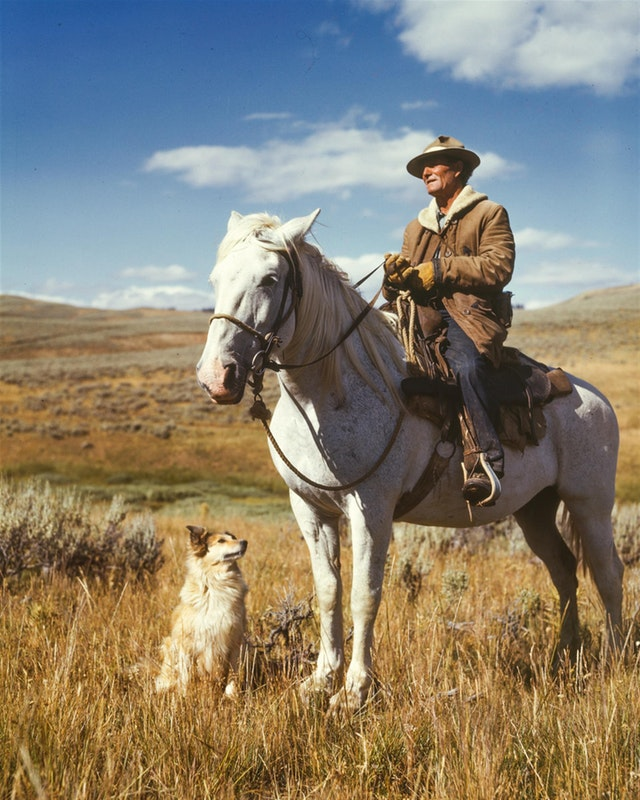
#> input picture Top 25 Computer Vision Project Ideas for 2022/Intermediate Computer Vision Projects/3. Image Segmentation/horse.jpg, 640 x 800 px, given in place of the camera
$ python Air-canvas.py
#> lines starting #> are read from the running program, lines starting #| are printed output that depends on the picture; after the words box and inside, x2 and y2 are one past the last pixel; in counts of white or black regions, pixels touching at a corner belong together
# TechVidvan - Air Canvas

# Import necessary packages.
import cv2
import numpy as np


# Define various colors
colors = [(255, 0, 0), (255, 0, 255), (0, 255, 0), (0, 0, 255), (0, 255, 255)]

# Select a default color
color = colors[0]

# Minimum allowed area for the contour
min_area = 1000

# Create videocapture object
cap = cv2.VideoCapture(0)

width = int(cap.get(3))
height = int(cap.get(4))

# Create a blank canvas
canvas = np.zeros((height, width, 3), np.uint8)

# Color range for detecting green color
lower_bound = np.array([50,100,100])
upper_bound = np.array([90,255,255])

# Define a 10x10 kernel
kernel = np.ones((10,10), np.uint8)

previous_center_point = 0


while True:
    # Read each frame from webcam
    success, frame = cap.read()
#> frame is the input picture: shape (800, 640, 3); mean B, G, R 113.6, 128.9, 135.8

    # Flip the frame
    frame = cv2.flip(frame, 1)
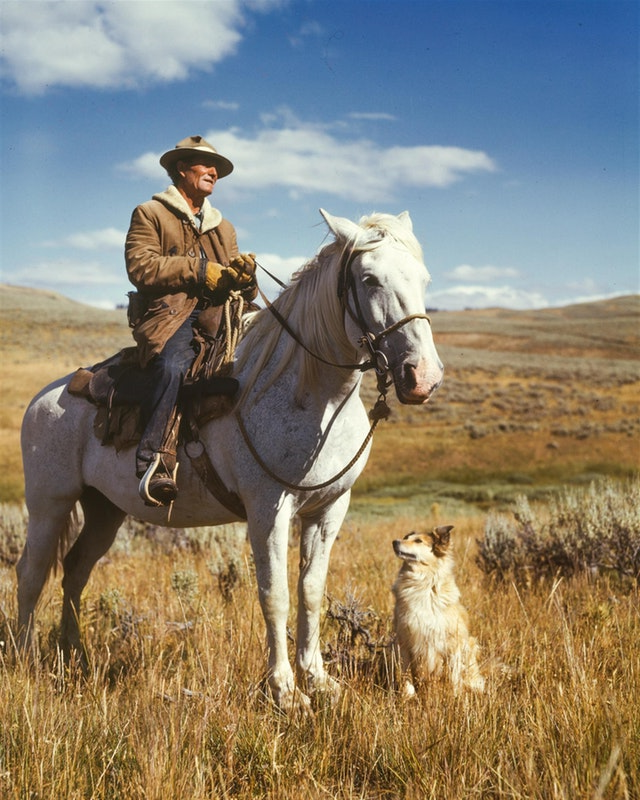
#> frame: shape (800, 640, 3); mean B, G, R 113.6, 128.9, 135.8

    # Convert the frame BGR to HSV color space
    hsv = cv2.cvtColor(frame, cv2.COLOR_BGR2HSV)
#> hsv: shape (800, 640, 3); mean H, S, V 49.4, 106.2, 155.7

    # Create a binary segmented mask of green color
    mask = cv2.inRange(hsv, lower_bound, upper_bound)
#> mask: shape (800, 640); every value is 0

    # Add some dialation to increase segmented area
    mask = cv2.dilate(mask, kernel, iterations=1)

    # Find all the contours of the segmented mask
    contours, h    = cv2.findContours(mask, cv2.RETR_TREE, cv2.CHAIN_APPROX_SIMPLE)
#> contours = []; h = None

    # Checking if any contour is detected then run the following statements
    if len(contours) > 0:

        # Get the biggest contour from all the detected contours
        cmax = max(contours, key = cv2.contourArea)

        # Find the area of the contour
        area = cv2.contourArea(cmax)
        # print(area)

        # Checking if the area of the contour is greater than a threshold
        if area > min_area:

            # Find center point of the contour
            M = cv2.moments(cmax)
            cX = int(M["m10"] / M["m00"])
            cY = int(M["m01"] / M["m00"])

            # Drawing a circle in the center of the contour area
            cv2.circle(frame, (cX, cY), 10, (0, 0, 255), 2)

            # Selecting the color for drawing in the canvas
            if previous_center_point == 0:
                if cY < 65:
                    # Clear all
                    if cX > 20 and cX < 120:
                        canvas = np.zeros((height, width, 3), np.uint8)

                    elif cX > 140 and cX < 220:
                        color = colors[0]

                    elif cX > 240 and cX < 320:
                        color = colors[1]

                    elif cX > 340 and cX < 420:
                        color = colors[2]

                    elif cX > 440 and cX < 520:
                        color = colors[3]

                    elif cX > 540 and cX < 620:
                        color = colors[4]

            # If drawing is started then draw a line between each frames detected contour center point
            if previous_center_point != 0:
                cv2.line(canvas, previous_center_point, (cX, cY), color, 2)

            # Update the center point
            previous_center_point = (cX, cY)

        else:
            previous_center_point = 0

    # Adding the canvas mask to the original frame
    canvas_gray = cv2.cvtColor(canvas, cv2.COLOR_BGR2GRAY)

    _, canvas_binary = cv2.threshold(canvas_gray, 20, 255, cv2.THRESH_BINARY_INV)

    canvas_binary = cv2.cvtColor(canvas_binary, cv2.COLOR_GRAY2BGR)
#> canvas_binary: shape (800, 640, 3); every value is 255
    frame = cv2.bitwise_and(frame, canvas_binary)
    frame = cv2.bitwise_or(frame, canvas)

    # Adding the colour buttons to the live frame for colour access
    cv2.rectangle(frame, (20,1), (120,65), (122,122,122), -1)
    cv2.rectangle(frame, (140,1), (220,65), colors[0], -1)
    cv2.rectangle(frame, (240,1), (320,65), colors[1], -1)
    cv2.rectangle(frame, (340,1), (420,65), colors[2], -1)
    cv2.rectangle(frame, (440,1), (520,65), colors[3], -1)
    cv2.rectangle(frame, (540,1), (620,65), colors[4], -1)
    cv2.putText(frame, "CLEAR ALL", (30, 33), cv2.FONT_HERSHEY_SIMPLEX, 0.5, (255, 255, 255), 2, cv2.LINE_AA)
    cv2.putText(frame, "BLUE", (155, 33), cv2.FONT_HERSHEY_SIMPLEX, 0.5, (255, 255, 255), 2, cv2.LINE_AA)
    cv2.putText(frame, "VIOLET", (255, 33), cv2.FONT_HERSHEY_SIMPLEX, 0.5, (255, 255, 255), 2, cv2.LINE_AA)
    cv2.putText(frame, "GREEN", (355, 33), cv2.FONT_HERSHEY_SIMPLEX, 0.5, (255, 255, 255), 2, cv2.LINE_AA)
    cv2.putText(frame, "RED", (465, 33), cv2.FONT_HERSHEY_SIMPLEX, 0.5, (255, 255, 255), 2, cv2.LINE_AA)
    cv2.putText(frame, "YELLOW", (555, 33), cv2.FONT_HERSHEY_SIMPLEX, 0.5, (255,255,255), 2, cv2.LINE_AA)
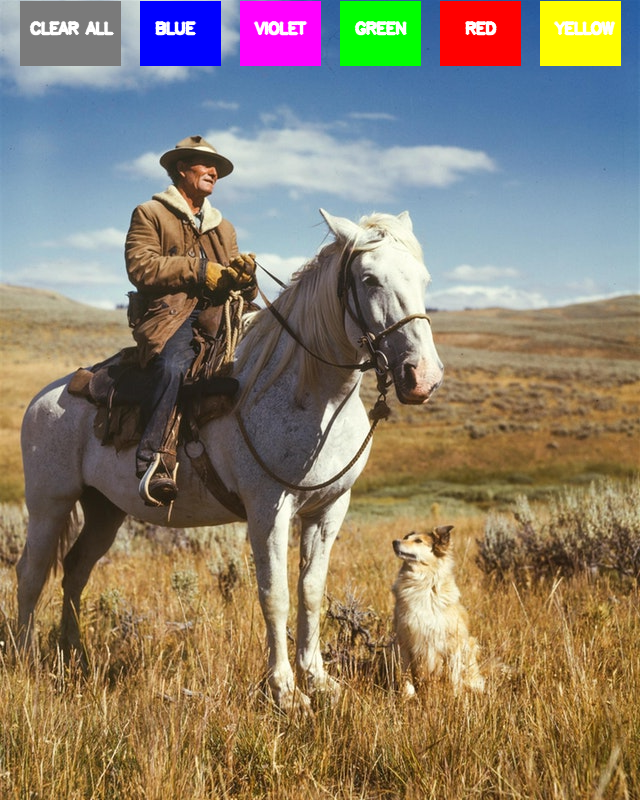
#> frame: shape (800, 640, 3); mean B, G, R 110, 127.7, 139.3

    # Show the frame to a new OpenCV window
    cv2.imshow("Frame", frame)
    # cv2.imshow("mask", mask)
    cv2.imshow('Canvas', canvas)

    # Open the OpenCV window until 'q' is pressed
    if cv2.waitKey(1) == ord('q'):
#> (key q is pressed here)
        break

cap.release()
cv2.destroyAllWindows()


# Note -> Only Green Color is working for now according to the code.

# Code Reference: https://techvidvan.com/tutorials/create-air-canvas-using-opencv-python/
#                 https://techvidvan.s3.amazonaws.com/machine-learning-projects/air-canvas-opencv-python-code.zip

$ run again, on Top 25 Computer Vision Project Ideas for 2022/Intermediate Computer Vision Projects/3. Image Segmentation/road.jpg
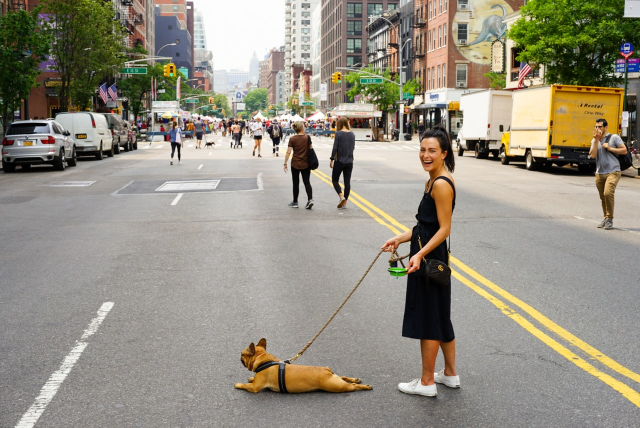
#> input picture Top 25 Computer Vision Project Ideas for 2022/Intermediate Computer Vision Projects/3. Image Segmentation/road.jpg, 1280 x 855 px, given in place of the camera (shown at 1/2 size)
#> frame is the input picture: shape (855, 1280, 3); mean B, G, R 129.7, 143.7, 149.1
#> hsv: shape (855, 1280, 3); mean H, S, V 35.4, 49.5, 151.7
#> `mask = cv2.dilate(mask, kernel, iterations=1)`:
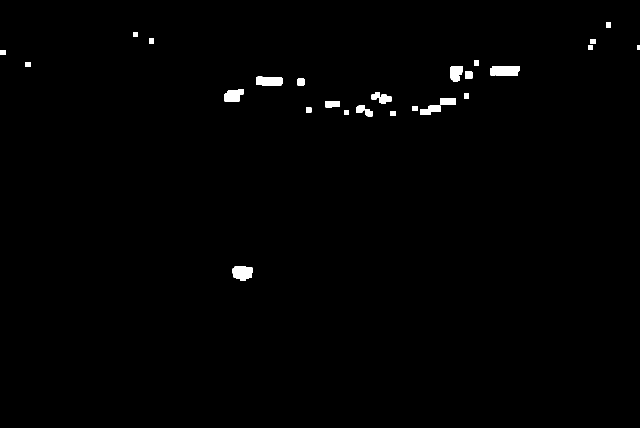
#> mask: shape (855, 1280) (shown at 1/2 size); 0.76% white; 26 white regions
#> contours = 26 contours; largest, box (x1, y1, x2, y2) and area: (981, 132, 1039, 151) 990, (465, 533, 505, 562) 880, (512, 153, 566, 171) 832, (449, 178, 487, 203) 658, (900, 132, 925, 163) 607; h = 26 rows, first 6: [1, -1, -1, -1], [2, 0, -1, -1], [3, 1, -1, -1], [4, 2, -1, -1], [5, 3, -1, -1], [6, 4, -1, -1]
#> cmax = contour of 17 points, box (x1, y1, x2, y2) (981, 132, 1039, 151), area 990
#> area = 990
#> canvas_binary: shape (855, 1280, 3); every value is 255
#> `cv2.putText(frame, "YELLOW", (555, 33), cv2.FONT_HERSHEY_SIMPLEX, 0.5,..`:
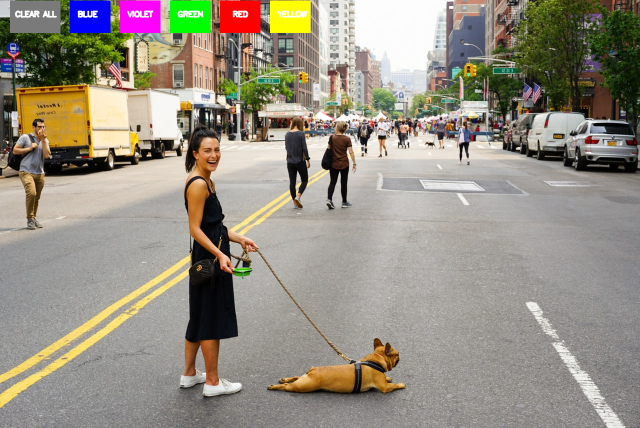
#> frame: shape (855, 1280, 3) (shown at 1/2 size); mean B, G, R 130.7, 143.5, 150.2
